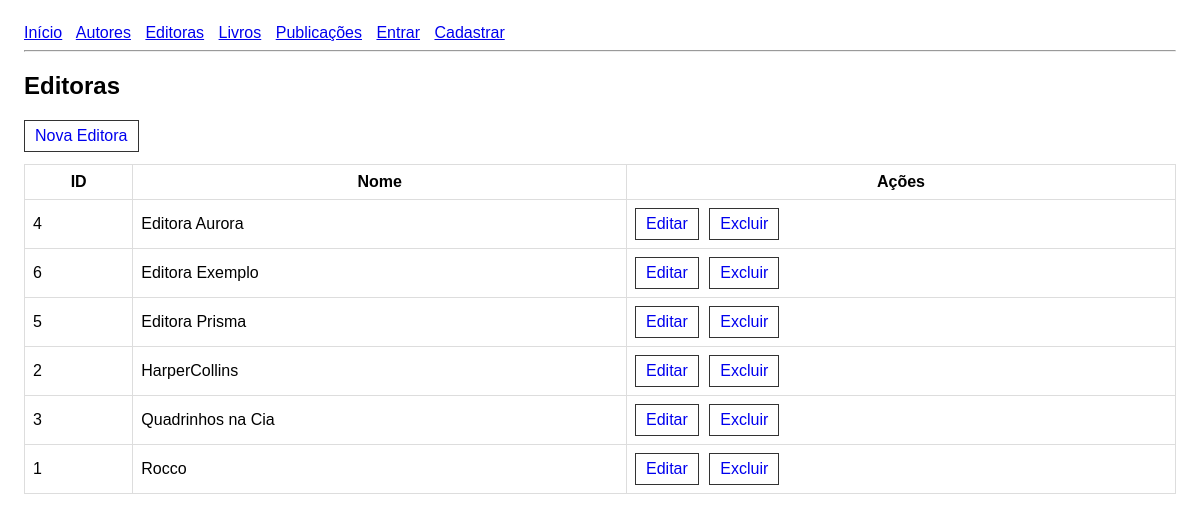
The page /edu/editoras/ on the database its author committed.
### edu/models.py (models this page shows, shortened)
class Editora(models.Model):
    id = models.AutoField(primary_key=True)
    nome = models.CharField(max_length=100, unique=True, null=False, blank=False)

### edu/views.py (the view)
# urls.py: path("editoras/", views.editora_list, name="editora_list"),
def editora_list(request):
    editoras = Editora.objects.all().order_by("nome")
    return render(request, "edu/editora/list.html", {"editoras": editoras})

### edu/templates/edu/editora/list.html (shortened to what this page needs)
{% extends "edu/base.html" %}
{% block content %}
<h2>Editoras</h2>
<a class="btn" href="{% url 'editora_create' %}">Nova Editora</a>
<table>
    <thead>
        <tr>
            <th>ID</th>
            <th>Nome</th>
            <th>Ações</th>
        </tr>
    </thead>
    <tbody>
    {% for editora in editoras %}
        <tr>
            <td>{{ editora.id }}</td>
            <td>{{ editora.nome }}</td>
            <td>
                <a class="btn" href="{% url 'editora_update' editora.id %}">Editar</a>
                <a class="btn" href="{% url 'editora_delete' editora.id %}">Excluir</a>
            </td>
        </tr>
    {% empty %}
        <tr><td colspan="3">Nenhuma editora cadastrada.</td></tr>
    {% endfor %}
    </tbody>
</table>
{% endblock %}

### edu/templates/edu/base.html (style rules this page uses)
body { font-family: Arial, sans-serif; margin: 24px; }
table { border-collapse: collapse; width: 100%; margin-top: 12px; }
th, td { border: 1px solid #ddd; padding: 8px; }
.btn { display: inline-block; padding: 6px 10px; border: 1px solid #333; text-decoration: none; margin-right: 6px; }

### rows shown on the page
Editora: id "4", nome "Editora Aurora"
Editora: id "6", nome "Editora Exemplo"
Editora: id "5", nome "Editora Prisma"
Editora: id "2", nome "HarperCollins"
Editora: id "3", nome "Quadrinhos na Cia"
Editora: id "1", nome "Rocco"
